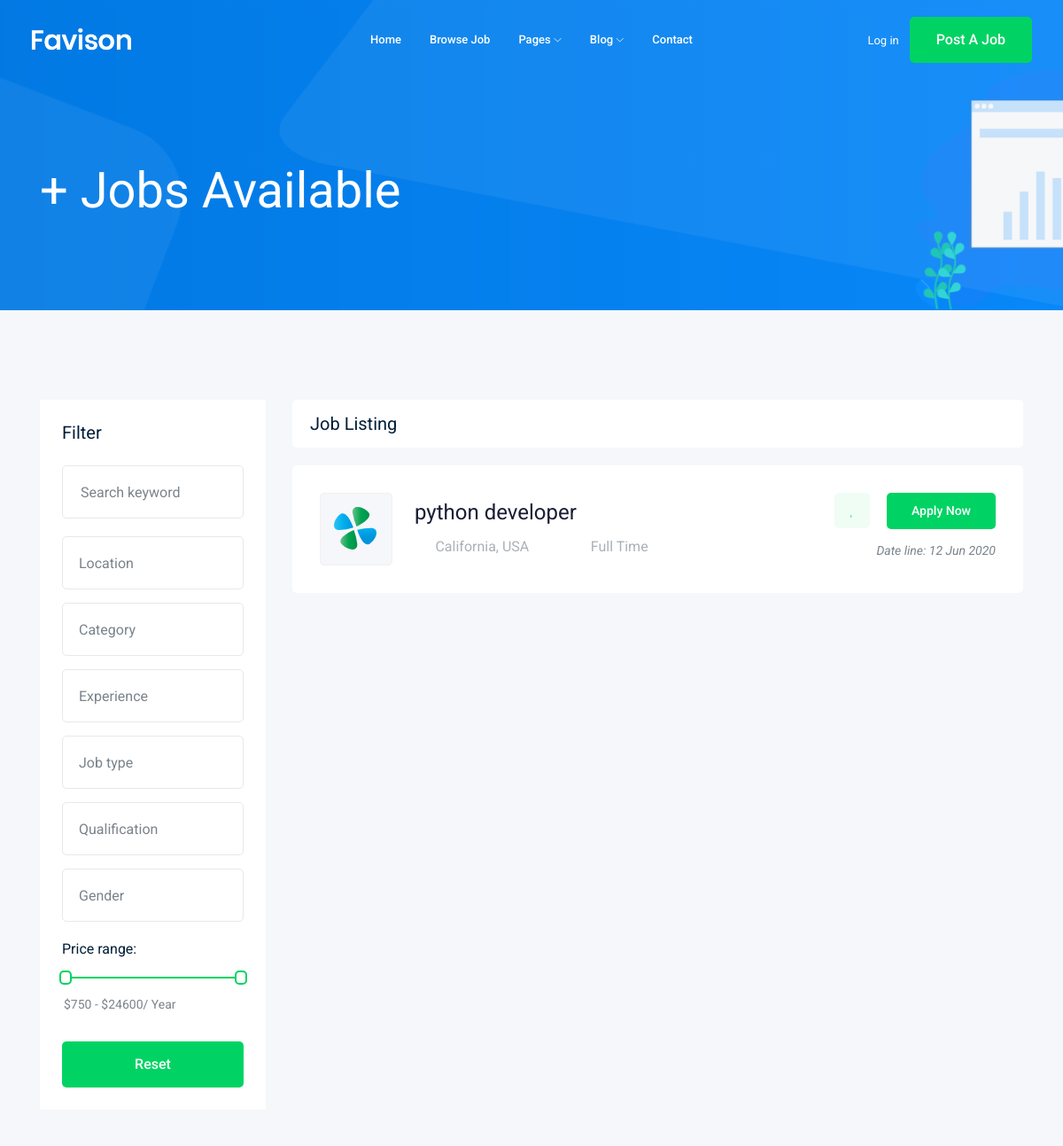
The app's page /jobs/ (upper part), older data.
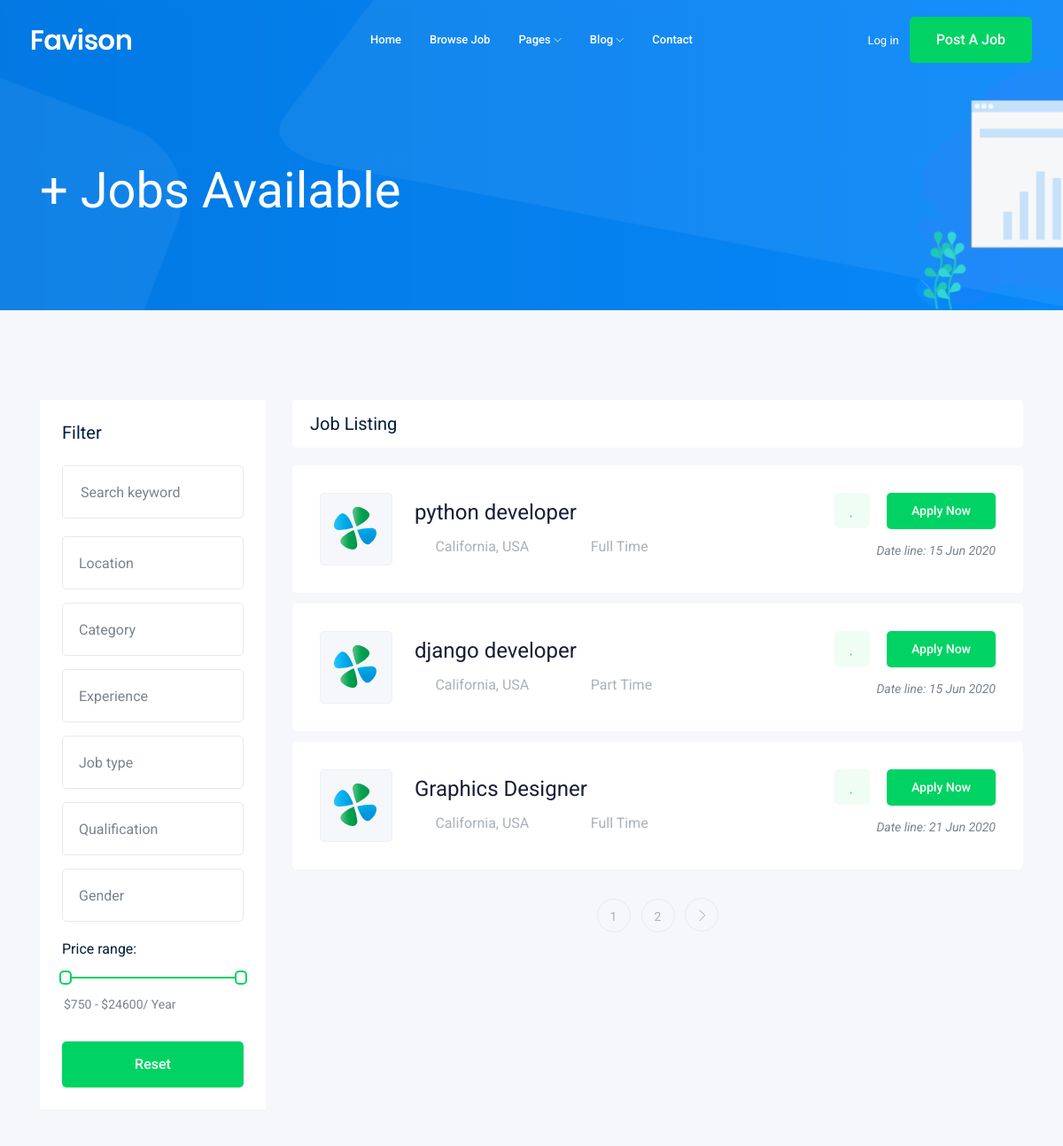
The same page, newer data.
### job/models.py (models this page shows, shortened)
class Job(models.Model):
    owner = models.ForeignKey(
        User, related_name='job_owner', on_delete=models.CASCADE)
    title = models.CharField(max_length=100)
    job_tybe = models.CharField(max_length=15, choices=JOB_TYPE)
    description = models.TextField(max_length=1000)
    published_at = models.DateTimeField(auto_now=True)
    vacancy = models.IntegerField(default=1)
    salary = models.IntegerField(default=0)
    experience = models.IntegerField(default=1)
    category = models.ForeignKey('Category', on_delete=models.CASCADE)
    image = models.ImageField(upload_to=image_uplaod)
    slug = models.SlugField(blank=True, null=True)
    def __str__(self):
        return self.title

### job/views.py (the view)
# urls.py: path('', views.job_list, name='job_list'),
def job_list(request):
    job_list = Job.objects.all()
    paginator = Paginator(job_list, 3)  # Show 25 contacts per page
    page_number = request.GET.get('page')
    page_obj = paginator.get_page(page_number)
    context = {'jobs': page_obj}  # template name
    return render(request, 'job/job_list.html', context)

### job/templates/job/job_list.html (shortened to what this page needs)
{% extends 'base.html' %}
{% block body %}
    <div class="bradcam_area bradcam_bg_1">
        <div class="container">
            <div class="row">
                <div class="col-xl-12">
                    <div class="bradcam_text">
                        <h3>{{jobs.count}}+ Jobs Available</h3>
                    </div>
                </div>
            </div>
        </div>
    </div>
    <div class="job_listing_area plus_padding">
        <div class="container">
            <div class="row">
                <div class="col-lg-3">
                    <div class="job_filter white-bg">
                        <div class="form_inner white-bg">
                            <h3>Filter</h3>
                            <form action="#">
                                <div class="row">
                                    <div class="col-lg-12">
                                        <div class="single_field">
                                            <input type="text" placeholder="Search keyword">
                                        </div>
                                    </div>
                                    <div class="col-lg-12">
                                    </div>
                                    <div class="col-lg-12">
                                    </div>
                                    <div class="col-lg-12">
                                    </div>
                                    <div class="col-lg-12">
                                    </div>
                                    <div class="col-lg-12">
                                    </div>
                                    <div class="col-lg-12">
                                    </div>
                                </div>
                            </form>
                        </div>
                        <div class="range_wrap">
                            <label for="amount">Price range:</label>
                            <div id="slider-range"></div>
                            <p>
                                <input type="text" id="amount" readonly style="border:0; color:#7A838B; font-size: 14px; font-weight:400;">
                            </p>
                        </div>
                        <div class="reset_btn">
                            <button  class="boxed-btn3 w-100" type="submit">Reset</button>
                        </div>
                    </div>
                </div>
                <div class="col-lg-9">
                    <div class="recent_joblist_wrap">
                        <div class="recent_joblist white-bg ">
                            <div class="row align-items-center">
                                <div class="col-md-6">
                                    <h4>Job Listing</h4>
                                </div>
                                <div class="col-md-6">
                                </div>
                            </div>
                        </div>
                    </div>
                    <div class="job_lists m-0">
                        <div class="row">
                        {% for job in jobs %}
                            <div class="col-lg-12 col-md-12">
                                <div class="single_jobs white-bg d-flex justify-content-between">
                                    <div class="jobs_left d-flex align-items-center">
                                        <div class="thumb">
                                            <img src="img/svg_icon/1.svg" alt="">
                                        </div>
                                        <div class="jobs_conetent">
                                            <a href="{% url 'jobs:job_detail' job.slug %}"><h4>{{job}}</h4></a>
                                            <div class="links_locat d-flex align-items-center">
                                                <div class="location">
                                                    <p> <i class="fa fa-map-marker"></i> California, USA</p>
                                                </div>
                                                <div class="location">
                                                    <p> <i class="fa fa-clock-o"></i>{{job.job_tybe}}</p>
                                                </div>
                                            </div>
                                        </div>
                                    </div>
                                    <div class="jobs_right">
                                        <div class="apply_now">
                                            <a class="heart_mark" href="#"> <i class="fa fa-heart"></i> </a>
                                            <a href="{% url 'jobs:job_detail' job.slug %}" class="boxed-btn3">Apply Now</a>
                                        </div>
                                        <div class="date">
                                            <p>Date line: {{job.published_at|date:'d M o'}}</p>
                                        </div>
                                    </div>
                                </div>
                            </div>
                        {% endfor %}
                        </div>
                        {% if jobs.has_other_pages %}
                        <div class="row">
                            <div class="col-lg-12">
                                <div class="pagination_wrap">
                                    <ul>
                                        {% for i in jobs.paginator.page_range  %}
                                        <li><a href="?page={{i}}"><span>{{i}}</span></a></li>
                                        {% endfor %}
                                    {% if jobs.has_next %}
                                        <li><a href="?page={{ jobs.next_page_number }}"> <i class="ti-angle-right"></i> </a></li>
                                    {% endif %}
                                    </ul>
                                </div>
                            </div>
                        </div>
                        {% endif %}
                    </div>
                </div>
            </div>
        </div>
    </div>
{% endblock %}

### templates/base.html (shortened to what this page needs)
{% load static %}
<!doctype html>
<html class="no-js" lang="zxx">
<head>
    <link rel="stylesheet" href="{% static 'css/bootstrap.min.css' %}">
    <link rel="stylesheet" href="{% static 'css/owl.carousel.min.css' %}">
    <link rel="stylesheet" href="{% static 'css/magnific-popup.css' %}">
    <link rel="stylesheet" href="{% static 'css/font-awesome.min.css' %}">
    <link rel="stylesheet" href="{% static 'css/themify-icons.css' %}">
    <link rel="stylesheet" href="{% static 'css/nice-select.css' %}">
    <link rel="stylesheet" href="{% static 'css/flaticon.css' %}">
    <link rel="stylesheet" href="{% static 'css/jquery-ui.css' %}">
    <link rel="stylesheet" href="{% static 'css/gijgo.css' %}">
    <link rel="stylesheet" href="{% static 'css/animate.min.css' %}">
    <link rel="stylesheet" href="{% static 'css/slicknav.css' %}">
    <link rel="stylesheet" href="{% static 'css/style.css' %}">
</head>
<body>
    <header>
        <div class="header-area ">
            <div id="sticky-header" class="main-header-area">
                <div class="container-fluid ">
                    <div class="header_bottom_border">
                        <div class="row align-items-center">
                            <div class="col-xl-3 col-lg-2">
                                <div class="logo">
                                    <a href="index.html">
                                        <img src="img/logo.png" alt="">
                                    </a>
                                </div>
                            </div>
                            <div class="col-xl-6 col-lg-7">
                                <div class="main-menu  d-none d-lg-block">
                                    <nav>
                                        <ul id="navigation">
                                            <li><a href="index.html">home</a></li>
                                            <li><a href="jobs.html">Browse Job</a></li>
                                            <li><a href="#">pages <i class="ti-angle-down"></i></a>
                                            </li>
                                            <li><a href="#">blog <i class="ti-angle-down"></i></a>
                                            </li>
                                            <li><a href="contact.html">Contact</a></li>
                                        </ul>
                                    </nav>
                                </div>
                            </div>
                            <div class="col-xl-3 col-lg-3 d-none d-lg-block">
                                <div class="Appointment">
                                    <div class="phone_num d-none d-xl-block">
                                        <a href="#">Log in</a>
                                    </div>
                                    <div class="d-none d-lg-block">
                                        <a class="boxed-btn3" href="#">Post a Job</a>
                                    </div>
                                </div>
                            </div>
                            <div class="col-12">
                            </div>
                        </div>
                    </div>
                </div>
            </div>
        </div>
    </header>
{% block body %}
{% endblock %}
</body>
</html>

Row changes from the older to the newer data that the page shows:
changed Job "python developer": published_at "12 Jun 2020" → "15 Jun 2020"
added Job: title "django developer", job_tybe "Part Time", published_at "15 Jun 2020"
added Job: title "Graphics Designer", job_tybe "Full Time", published_at "21 Jun 2020"
Text that changed along with them:
new list line: "1"
new list line: "2"
